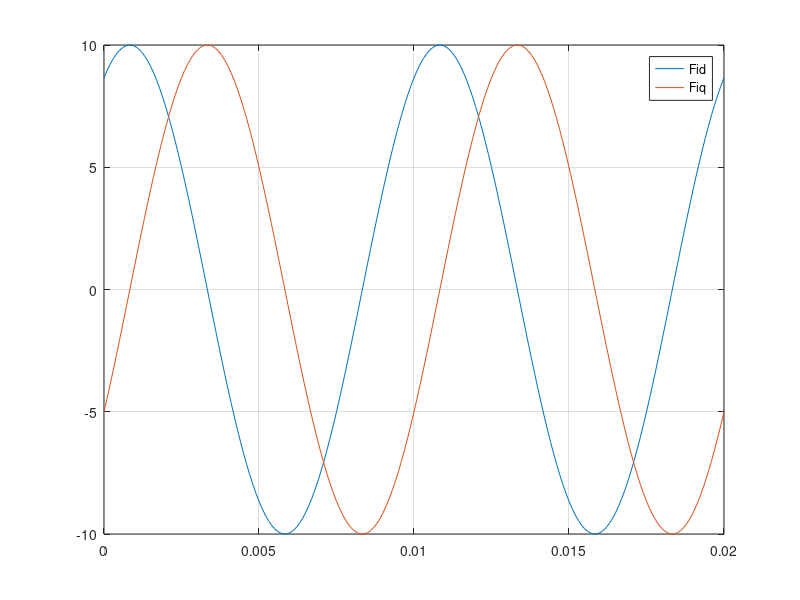

Here is the MATLAB script that generated this plot:
%Exam dynamics machines 2016
%sketch waveforms
clc
clear all
close all

%PARAMETERS:
f=50;% ojo igual cambia!!
Magnitude=10;% ojo igual cambia!!
desfase_del_d=-pi/6;% ojo igual cambia!!
desfase_del_q=-2*pi/3;% ojo igual cambia!!
t=[0:0.0001:0.02];;% ojo igual cambia!!
we=2*pi*f;
Fid=Magnitude*cos(2*we.*t+desfase_del_d);
Fiq=Magnitude*cos(2*we.*t+desfase_del_q);

plot(t,Fid,t,Fiq)
legend('Fid','Fiq')
grid on
%%
A=[1 2 3
   2 5 6
   1 6 7]
B=[1 3 9]'
